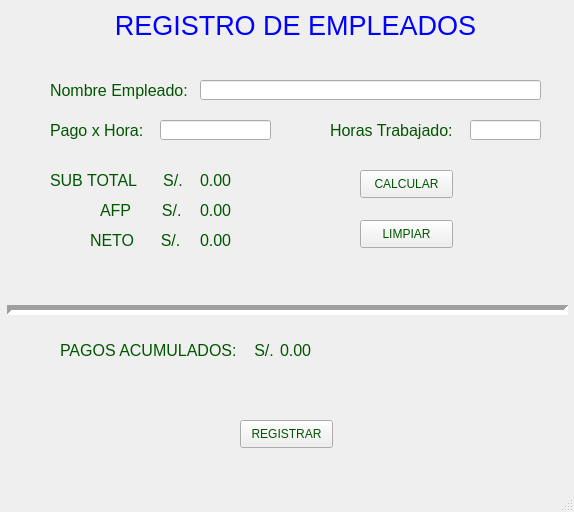
<?xml version="1.0" encoding="UTF-8"?>
<ui version="4.0">
 <class>MainWindow</class>
 <widget class="QMainWindow" name="MainWindow">
  <property name="geometry">
   <rect>
    <x>0</x>
    <y>0</y>
    <width>574</width>
    <height>512</height>
   </rect>
  </property>
  <property name="windowTitle">
   <string>MainWindow</string>
  </property>
  <property name="styleSheet">
   <string notr="true">color: rgb(0, 85, 0)</string>
  </property>
  <widget class="QWidget" name="centralwidget">
   <widget class="QLabel" name="label">
    <property name="geometry">
     <rect>
      <x>50</x>
      <y>0</y>
      <width>491</width>
      <height>51</height>
     </rect>
    </property>
    <property name="palette">
     <palette>
      <active>
       <colorrole role="WindowText">
        <brush brushstyle="SolidPattern">
         <color alpha="255">
          <red>0</red>
          <green>0</green>
          <blue>255</blue>
         </color>
        </brush>
       </colorrole>
       <colorrole role="Button">
        <brush brushstyle="SolidPattern">
         <color alpha="255">
          <red>0</red>
          <green>0</green>
          <blue>0</blue>
         </color>
        </brush>
       </colorrole>
       <colorrole role="Light">
        <brush brushstyle="SolidPattern">
         <color alpha="255">
          <red>0</red>
          <green>0</green>
          <blue>0</blue>
         </color>
        </brush>
       </colorrole>
       <colorrole role="Midlight">
        <brush brushstyle="SolidPattern">
         <color alpha="255">
          <red>0</red>
          <green>0</green>
          <blue>0</blue>
         </color>
        </brush>
       </colorrole>
       <colorrole role="Dark">
        <brush brushstyle="SolidPattern">
         <color alpha="255">
          <red>0</red>
          <green>0</green>
          <blue>0</blue>
         </color>
        </brush>
       </colorrole>
       <colorrole role="Mid">
        <brush brushstyle="SolidPattern">
         <color alpha="255">
          <red>0</red>
          <green>0</green>
          <blue>0</blue>
         </color>
        </brush>
       </colorrole>
       <colorrole role="Text">
        <brush brushstyle="SolidPattern">
         <color alpha="255">
          <red>0</red>
          <green>0</green>
          <blue>255</blue>
         </color>
        </brush>
       </colorrole>
       <colorrole role="BrightText">
        <brush brushstyle="SolidPattern">
         <color alpha="255">
          <red>255</red>
          <green>255</green>
          <blue>255</blue>
         </color>
        </brush>
       </colorrole>
       <colorrole role="ButtonText">
        <brush brushstyle="SolidPattern">
         <color alpha="255">
          <red>0</red>
          <green>0</green>
          <blue>255</blue>
         </color>
        </brush>
       </colorrole>
       <colorrole role="Base">
        <brush brushstyle="SolidPattern">
         <color alpha="255">
          <red>0</red>
          <green>0</green>
          <blue>0</blue>
         </color>
        </brush>
       </colorrole>
       <colorrole role="Window">
        <brush brushstyle="SolidPattern">
         <color alpha="255">
          <red>0</red>
          <green>0</green>
          <blue>0</blue>
         </color>
        </brush>
       </colorrole>
       <colorrole role="Shadow">
        <brush brushstyle="SolidPattern">
         <color alpha="255">
          <red>0</red>
          <green>0</green>
          <blue>0</blue>
         </color>
        </brush>
       </colorrole>
       <colorrole role="AlternateBase">
        <brush brushstyle="SolidPattern">
         <color alpha="255">
          <red>0</red>
          <green>0</green>
          <blue>0</blue>
         </color>
        </brush>
       </colorrole>
       <colorrole role="ToolTipBase">
        <brush brushstyle="SolidPattern">
         <color alpha="255">
          <red>255</red>
          <green>255</green>
          <blue>220</blue>
         </color>
        </brush>
       </colorrole>
       <colorrole role="ToolTipText">
        <brush brushstyle="SolidPattern">
         <color alpha="255">
          <red>0</red>
          <green>0</green>
          <blue>0</blue>
         </color>
        </brush>
       </colorrole>
      </active>
      <inactive>
       <colorrole role="WindowText">
        <brush brushstyle="SolidPattern">
         <color alpha="255">
          <red>0</red>
          <green>0</green>
          <blue>255</blue>
         </color>
        </brush>
       </colorrole>
       <colorrole role="Button">
        <brush brushstyle="SolidPattern">
         <color alpha="255">
          <red>0</red>
          <green>0</green>
          <blue>0</blue>
         </color>
        </brush>
       </colorrole>
       <colorrole role="Light">
        <brush brushstyle="SolidPattern">
         <color alpha="255">
          <red>0</red>
          <green>0</green>
          <blue>0</blue>
         </color>
        </brush>
       </colorrole>
       <colorrole role="Midlight">
        <brush brushstyle="SolidPattern">
         <color alpha="255">
          <red>0</red>
          <green>0</green>
          <blue>0</blue>
         </color>
        </brush>
       </colorrole>
       <colorrole role="Dark">
        <brush brushstyle="SolidPattern">
         <color alpha="255">
          <red>0</red>
          <green>0</green>
          <blue>0</blue>
         </color>
        </brush>
       </colorrole>
       <colorrole role="Mid">
        <brush brushstyle="SolidPattern">
         <color alpha="255">
          <red>0</red>
          <green>0</green>
          <blue>0</blue>
         </color>
        </brush>
       </colorrole>
       <colorrole role="Text">
        <brush brushstyle="SolidPattern">
         <color alpha="255">
          <red>0</red>
          <green>0</green>
          <blue>255</blue>
         </color>
        </brush>
       </colorrole>
       <colorrole role="BrightText">
        <brush brushstyle="SolidPattern">
         <color alpha="255">
          <red>255</red>
          <green>255</green>
          <blue>255</blue>
         </color>
        </brush>
       </colorrole>
       <colorrole role="ButtonText">
        <brush brushstyle="SolidPattern">
         <color alpha="255">
          <red>0</red>
          <green>0</green>
          <blue>255</blue>
         </color>
        </brush>
       </colorrole>
       <colorrole role="Base">
        <brush brushstyle="SolidPattern">
         <color alpha="255">
          <red>0</red>
          <green>0</green>
          <blue>0</blue>
         </color>
        </brush>
       </colorrole>
       <colorrole role="Window">
        <brush brushstyle="SolidPattern">
         <color alpha="255">
          <red>0</red>
          <green>0</green>
          <blue>0</blue>
         </color>
        </brush>
       </colorrole>
       <colorrole role="Shadow">
        <brush brushstyle="SolidPattern">
         <color alpha="255">
          <red>0</red>
          <green>0</green>
          <blue>0</blue>
         </color>
        </brush>
       </colorrole>
       <colorrole role="AlternateBase">
        <brush brushstyle="SolidPattern">
         <color alpha="255">
          <red>0</red>
          <green>0</green>
          <blue>0</blue>
         </color>
        </brush>
       </colorrole>
       <colorrole role="ToolTipBase">
        <brush brushstyle="SolidPattern">
         <color alpha="255">
          <red>255</red>
          <green>255</green>
          <blue>220</blue>
         </color>
        </brush>
       </colorrole>
       <colorrole role="ToolTipText">
        <brush brushstyle="SolidPattern">
         <color alpha="255">
          <red>0</red>
          <green>0</green>
          <blue>0</blue>
         </color>
        </brush>
       </colorrole>
      </inactive>
      <disabled>
       <colorrole role="WindowText">
        <brush brushstyle="SolidPattern">
         <color alpha="255">
          <red>0</red>
          <green>0</green>
          <blue>255</blue>
         </color>
        </brush>
       </colorrole>
       <colorrole role="Button">
        <brush brushstyle="SolidPattern">
         <color alpha="255">
          <red>0</red>
          <green>0</green>
          <blue>0</blue>
         </color>
        </brush>
       </colorrole>
       <colorrole role="Light">
        <brush brushstyle="SolidPattern">
         <color alpha="255">
          <red>0</red>
          <green>0</green>
          <blue>0</blue>
         </color>
        </brush>
       </colorrole>
       <colorrole role="Midlight">
        <brush brushstyle="SolidPattern">
         <color alpha="255">
          <red>0</red>
          <green>0</green>
          <blue>0</blue>
         </color>
        </brush>
       </colorrole>
       <colorrole role="Dark">
        <brush brushstyle="SolidPattern">
         <color alpha="255">
          <red>0</red>
          <green>0</green>
          <blue>0</blue>
         </color>
        </brush>
       </colorrole>
       <colorrole role="Mid">
        <brush brushstyle="SolidPattern">
         <color alpha="255">
          <red>0</red>
          <green>0</green>
          <blue>0</blue>
         </color>
        </brush>
       </colorrole>
       <colorrole role="Text">
        <brush brushstyle="SolidPattern">
         <color alpha="255">
          <red>0</red>
          <green>0</green>
          <blue>255</blue>
         </color>
        </brush>
       </colorrole>
       <colorrole role="BrightText">
        <brush brushstyle="SolidPattern">
         <color alpha="255">
          <red>255</red>
          <green>255</green>
          <blue>255</blue>
         </color>
        </brush>
       </colorrole>
       <colorrole role="ButtonText">
        <brush brushstyle="SolidPattern">
         <color alpha="255">
          <red>0</red>
          <green>0</green>
          <blue>255</blue>
         </color>
        </brush>
       </colorrole>
       <colorrole role="Base">
        <brush brushstyle="SolidPattern">
         <color alpha="255">
          <red>0</red>
          <green>0</green>
          <blue>0</blue>
         </color>
        </brush>
       </colorrole>
       <colorrole role="Window">
        <brush brushstyle="SolidPattern">
         <color alpha="255">
          <red>0</red>
          <green>0</green>
          <blue>0</blue>
         </color>
        </brush>
       </colorrole>
       <colorrole role="Shadow">
        <brush brushstyle="SolidPattern">
         <color alpha="255">
          <red>0</red>
          <green>0</green>
          <blue>0</blue>
         </color>
        </brush>
       </colorrole>
       <colorrole role="AlternateBase">
        <brush brushstyle="SolidPattern">
         <color alpha="255">
          <red>0</red>
          <green>0</green>
          <blue>0</blue>
         </color>
        </brush>
       </colorrole>
       <colorrole role="ToolTipBase">
        <brush brushstyle="SolidPattern">
         <color alpha="255">
          <red>255</red>
          <green>255</green>
          <blue>220</blue>
         </color>
        </brush>
       </colorrole>
       <colorrole role="ToolTipText">
        <brush brushstyle="SolidPattern">
         <color alpha="255">
          <red>0</red>
          <green>0</green>
          <blue>0</blue>
         </color>
        </brush>
       </colorrole>
      </disabled>
     </palette>
    </property>
    <property name="font">
     <font>
      <family>MS Shell Dlg 2</family>
      <pointsize>20</pointsize>
      <weight>9</weight>
      <italic>false</italic>
      <bold>false</bold>
     </font>
    </property>
    <property name="styleSheet">
     <string notr="true">font: 75 20pt &quot;MS Shell Dlg 2&quot;;
color: rgb(0, 0, 255);</string>
    </property>
    <property name="text">
     <string>REGISTRO DE EMPLEADOS</string>
    </property>
    <property name="alignment">
     <set>Qt::AlignCenter</set>
    </property>
   </widget>
   <widget class="QLabel" name="label_2">
    <property name="geometry">
     <rect>
      <x>50</x>
      <y>80</y>
      <width>141</width>
      <height>21</height>
     </rect>
    </property>
    <property name="font">
     <font>
      <pointsize>12</pointsize>
     </font>
    </property>
    <property name="text">
     <string>Nombre Empleado:</string>
    </property>
   </widget>
   <widget class="QLabel" name="label_3">
    <property name="geometry">
     <rect>
      <x>50</x>
      <y>120</y>
      <width>111</width>
      <height>21</height>
     </rect>
    </property>
    <property name="font">
     <font>
      <pointsize>12</pointsize>
     </font>
    </property>
    <property name="text">
     <string>Pago x Hora:</string>
    </property>
   </widget>
   <widget class="QLabel" name="label_4">
    <property name="geometry">
     <rect>
      <x>330</x>
      <y>120</y>
      <width>131</width>
      <height>21</height>
     </rect>
    </property>
    <property name="font">
     <font>
      <pointsize>12</pointsize>
     </font>
    </property>
    <property name="text">
     <string>Horas Trabajado:</string>
    </property>
   </widget>
   <widget class="QLabel" name="label_5">
    <property name="geometry">
     <rect>
      <x>50</x>
      <y>170</y>
      <width>151</width>
      <height>21</height>
     </rect>
    </property>
    <property name="font">
     <font>
      <pointsize>12</pointsize>
     </font>
    </property>
    <property name="text">
     <string>SUB TOTAL      S/.</string>
    </property>
   </widget>
   <widget class="QLabel" name="label_6">
    <property name="geometry">
     <rect>
      <x>100</x>
      <y>200</y>
      <width>81</width>
      <height>21</height>
     </rect>
    </property>
    <property name="font">
     <font>
      <pointsize>12</pointsize>
     </font>
    </property>
    <property name="text">
     <string>AFP       S/.</string>
    </property>
   </widget>
   <widget class="QLabel" name="label_7">
    <property name="geometry">
     <rect>
      <x>90</x>
      <y>230</y>
      <width>111</width>
      <height>21</height>
     </rect>
    </property>
    <property name="font">
     <font>
      <pointsize>12</pointsize>
     </font>
    </property>
    <property name="text">
     <string>NETO      S/.</string>
    </property>
   </widget>
   <widget class="QLineEdit" name="e_n1">
    <property name="geometry">
     <rect>
      <x>200</x>
      <y>80</y>
      <width>341</width>
      <height>20</height>
     </rect>
    </property>
    <property name="font">
     <font>
      <pointsize>10</pointsize>
     </font>
    </property>
   </widget>
   <widget class="QLineEdit" name="e_n2">
    <property name="geometry">
     <rect>
      <x>160</x>
      <y>120</y>
      <width>111</width>
      <height>20</height>
     </rect>
    </property>
   </widget>
   <widget class="QLineEdit" name="e_n3">
    <property name="geometry">
     <rect>
      <x>470</x>
      <y>120</y>
      <width>71</width>
      <height>20</height>
     </rect>
    </property>
   </widget>
   <widget class="Line" name="line">
    <property name="geometry">
     <rect>
      <x>7</x>
      <y>300</y>
      <width>561</width>
      <height>20</height>
     </rect>
    </property>
    <property name="lineWidth">
     <number>5</number>
    </property>
    <property name="orientation">
     <enum>Qt::Horizontal</enum>
    </property>
   </widget>
   <widget class="QPushButton" name="b_calcular">
    <property name="geometry">
     <rect>
      <x>360</x>
      <y>170</y>
      <width>93</width>
      <height>28</height>
     </rect>
    </property>
    <property name="text">
     <string>CALCULAR</string>
    </property>
   </widget>
   <widget class="QPushButton" name="b_limpiar">
    <property name="geometry">
     <rect>
      <x>360</x>
      <y>220</y>
      <width>93</width>
      <height>28</height>
     </rect>
    </property>
    <property name="text">
     <string>LIMPIAR</string>
    </property>
   </widget>
   <widget class="QLabel" name="l_igv">
    <property name="geometry">
     <rect>
      <x>200</x>
      <y>200</y>
      <width>111</width>
      <height>21</height>
     </rect>
    </property>
    <property name="font">
     <font>
      <pointsize>12</pointsize>
     </font>
    </property>
    <property name="text">
     <string>0.00</string>
    </property>
   </widget>
   <widget class="QLabel" name="l_neto">
    <property name="geometry">
     <rect>
      <x>200</x>
      <y>230</y>
      <width>111</width>
      <height>21</height>
     </rect>
    </property>
    <property name="font">
     <font>
      <pointsize>12</pointsize>
     </font>
    </property>
    <property name="text">
     <string>0.00</string>
    </property>
   </widget>
   <widget class="QLabel" name="label_10">
    <property name="geometry">
     <rect>
      <x>60</x>
      <y>340</y>
      <width>231</width>
      <height>21</height>
     </rect>
    </property>
    <property name="font">
     <font>
      <pointsize>12</pointsize>
     </font>
    </property>
    <property name="text">
     <string>PAGOS ACUMULADOS:    S/.</string>
    </property>
   </widget>
   <widget class="QLabel" name="l_ventas">
    <property name="geometry">
     <rect>
      <x>280</x>
      <y>340</y>
      <width>111</width>
      <height>21</height>
     </rect>
    </property>
    <property name="font">
     <font>
      <pointsize>12</pointsize>
     </font>
    </property>
    <property name="text">
     <string>0.00</string>
    </property>
   </widget>
   <widget class="QPushButton" name="b_registrar">
    <property name="geometry">
     <rect>
      <x>240</x>
      <y>420</y>
      <width>93</width>
      <height>28</height>
     </rect>
    </property>
    <property name="text">
     <string>REGISTRAR</string>
    </property>
   </widget>
   <widget class="QLabel" name="l_subt">
    <property name="geometry">
     <rect>
      <x>200</x>
      <y>170</y>
      <width>111</width>
      <height>21</height>
     </rect>
    </property>
    <property name="font">
     <font>
      <pointsize>12</pointsize>
     </font>
    </property>
    <property name="text">
     <string>0.00</string>
    </property>
   </widget>
  </widget>
  <widget class="QMenuBar" name="menubar">
   <property name="geometry">
    <rect>
     <x>0</x>
     <y>0</y>
     <width>574</width>
     <height>21</height>
    </rect>
   </property>
  </widget>
  <widget class="QStatusBar" name="statusbar"/>
 </widget>
 <resources/>
 <connections/>
</ui>
